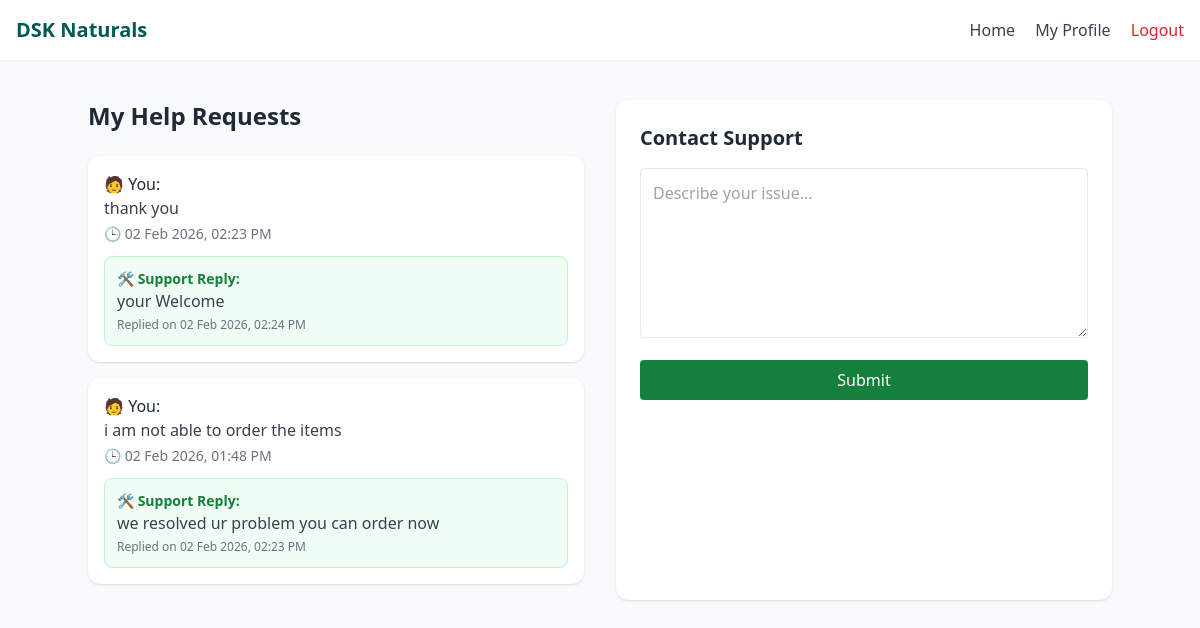
Screenshot of /api/help/ (signed in) with the database file from the repository.
### api/models.py (models this page shows, shortened)
class HelpRequest(models.Model):
    user = models.ForeignKey(User, on_delete=models.CASCADE)
    message = models.TextField()
    admin_reply = models.TextField(blank=True, null=True)
    created_at = models.DateTimeField(auto_now_add=True)
    replied_at = models.DateTimeField(blank=True, null=True)
    is_resolved = models.BooleanField(default=False)

### api/views.py (the view, shortened to what this page needs)
# urls.py: path("help/", views.help_center, name="help"),
@login_required
def help_center(request):
    help_requests = HelpRequest.objects.filter(
        user=request.user
    ).order_by("-created_at")
    return render(request, "profile/help.html", {
        "help_requests": help_requests
    })

### templates/templates/profile/help.html (shortened to what this page needs)
{% extends "base.html" %}
{% block content %}
<div class="max-w-5xl mx-auto mt-10 grid grid-cols-1 md:grid-cols-2 gap-8">
  <div>
    <h2 class="text-2xl font-semibold mb-6">My Help Requests</h2>
    {% if help_requests %}
      {% for req in help_requests %}
        <div class="bg-white p-4 rounded-xl shadow mb-4">
          <p class="text-gray-800 font-medium">
            🧑 You:
          </p>
          <p class="text-gray-700">
            {{ req.message }}
          </p>
          <p class="text-sm text-gray-500 mt-1">
            🕒 {{ req.created_at|date:"d M Y, h:i A" }}
          </p>
          <div class="mt-3 p-3 rounded-lg
               {% if req.admin_reply %}
                   bg-green-50 border border-green-200
               {% else %}
                   bg-yellow-50 border border-yellow-200
               {% endif %}
          ">
            {% if req.admin_reply %}
              <p class="text-sm font-semibold text-green-700">
                🛠 Support Reply:
              </p>
              <p class="text-gray-700">
                {{ req.admin_reply }}
              </p>
              <p class="text-xs text-gray-500 mt-1">
                Replied on {{ req.replied_at|date:"d M Y, h:i A" }}
              </p>
            {% else %}
              <p class="text-sm text-yellow-700">
                ⏳ Awaiting admin response
              </p>
            {% endif %}
          </div>
        </div>
      {% endfor %}
    {% else %}
      <p>No help requests submitted yet.</p>
    {% endif %}
  </div>
  <div class="bg-white p-6 rounded-xl shadow">
    <h2 class="text-xl font-semibold mb-4">Contact Support</h2>
    <form method="POST">
      <textarea
        name="message"
        rows="6"
        required
        placeholder="Describe your issue..."
        class="w-full border p-3 rounded mb-4"
      ></textarea>
      <button class="w-full bg-green-700 text-white py-2 rounded">
        Submit
      </button>
    </form>
  </div>
</div>
{% endblock %}

### templates/templates/base.html (shortened to what this page needs)
<!DOCTYPE html>
<html lang="en">
<head>
  <script src="https://cdn.tailwindcss.com"></script>
</head>
<body class="bg-gray-50 text-gray-800">
  <header class="bg-white shadow-sm">
  <div class="max-w-7xl mx-auto px-4 py-4 flex justify-between items-center">
    <h1 class="text-xl font-bold text-dsk">DSK Naturals</h1>
    <nav class="space-x-4">
      <a href="/" class="text-gray-700 hover:text-dsk">Home</a>
      {% if user.is_authenticated %}
        <a href="/api/profile/" class="text-gray-700 hover:text-dsk">My Profile</a>
        <a href="{% url 'logout' %}" class="text-red-600 hover:underline">Logout</a>
      {% else %}
        <a href="{% url 'login' %}" class="text-gray-700 hover:text-dsk">Login</a>
        <a href="{% url 'register' %}" class="text-gray-700 hover:text-dsk">Register</a>
      {% endif %}
    </nav>
  </div>
</header>
  <main>
    {% block content %}{% endblock %}
  </main>
</body>
</html>

### rows the page displays
HelpRequest: message "thank you", created_at "02 Feb 2026, 02:23 PM", admin_reply "your Welcome", replied_at "02 Feb 2026, 02:24 PM"
HelpRequest: message "i am not able to order the items", created_at "02 Feb 2026, 01:48 PM", admin_reply "we resolved ur problem you can order now", replied_at "02 Feb 2026, 02:23 PM"
